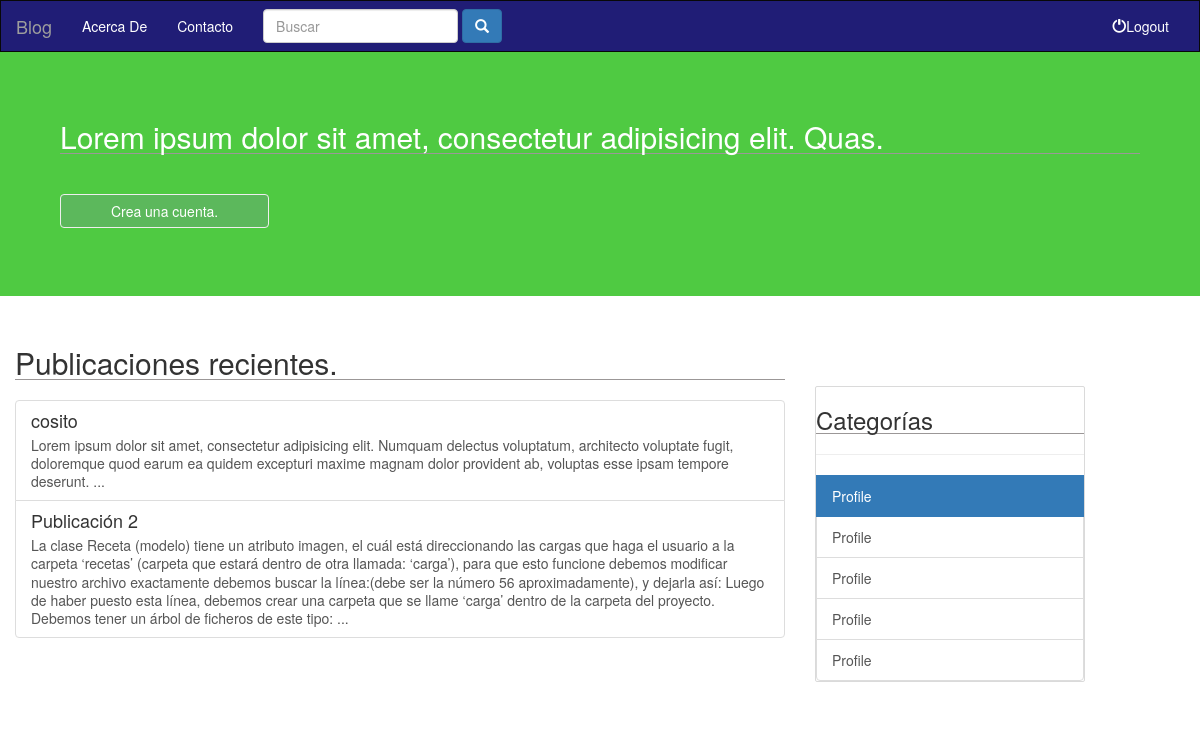
The page / on the database its author committed.
### publicaciones/models.py (models this page shows, shortened)
class Publicacion(models.Model):
    titulo = models.CharField(max_length=450)
    contenido = models.TextField()
    fecha = models.DateField(auto_now=False,auto_now_add=True)
    titulo_formato = models.CharField(max_length=80,null=True)
    class Admin:
        list_display = ('titulo', 'fecha' , 'titulo_formato')
        list_filter = ('titulo', 'fecha')
        ordering = ('-fecha')
        search_fields = ('titulo')

### blog/views.py (the view)
# urls.py: url(r'^$', views.inicio,name='inicio'),
def inicio(request):
    lista_publicaciones = Publicacion.objects.all().order_by('fecha')
    contexto = {
        'lista_publicaciones': lista_publicaciones
    }
    return render(request,'inicio.html',contexto)

### templates/inicio.html (shortened to what this page needs)
{% extends 'base.html' %}
{% block body%}
        <div class="row">
            <div class="jumbotron">
                <h2>Lorem ipsum dolor sit amet, consectetur adipisicing elit. Quas.</h2>
                <br>
                <a href="#" class="btn btn-success"> Crea una cuenta.</a>
                <br>
                <br>
            </div>
        </div>
        <div class="row">
            <section class=" col-xs-12 col-sm-7 col-md-8">
                <h2 class="section-title">Publicaciones recientes.</h2>
                <div class="list-group">
                    {% for publicacion in lista_publicaciones %}
                    <a href="{% url 'publicaciones:detalle' publicacion.titulo_formato %}" class=" list-group-item">
                        <h4 class="list-group-item-heading"> {{publicacion.titulo}} </h4>
                        <p class="list-group-item-text">
                            {{publicacion.contenido|truncatewords:80}}
                            ...
                        </p>
                    </a>
                    {% endfor %}
                </div>
            </section>
            <div class=" col-sm-4 col-md-3 hidden-xs">
                <br>
                <br>
                <br>
                <div class="side-bar list-group">
                    <span><h3>Categorías</h3></span>
                    <hr>
                    <a class="active list-group-item">Profile</a>
                    <a class="list-group-item">Profile</a>
                    <a class="list-group-item">Profile</a>
                    <a class="list-group-item">Profile</a>
                    <a class="list-group-item">Profile</a>
                </div>
            </div>
        </div>
{% endblock %}

### static/css/estilos.css (style rules this page uses)
.container .jumbotron, .container-fluid .jumbotron { border-radius: 0; }
h2,h3,h4.section-title { border-bottom: 1px solid #9b9797; margin-bottom: 20px; }
.row .side-bar { border: 0.5px solid #dadada; border-radius: 2px; }

### templates/inicio.html (style rules this page uses)
.jumbotron { background-color: #4fca42; color:#fff; }
.jumbotron .btn-success { border-color: #eee; padding-left: 50px; padding-right:50px; }

### rows shown on the page
Publicacion: titulo "cosito", contenido "Lorem ipsum dolor sit amet, consectetur adipisicing elit. Numquam delectus voluptatum, architecto voluptate fugit, doloremque quod earum ea quidem excepturi maxime magnam dolor provident ab, voluptas esse ipsam tempore deserunt."
Publicacion: titulo "Publicación 2", contenido "La clase Receta (modelo) tiene un atributo imagen, el cuál está direccionando las cargas que haga el usuario a la carpeta ‘recetas’ (carpeta que estará dentro de otra llamada: ‘carga’), para que esto funcione debemos modificar nuestro archivo exactamente debemos buscar la línea:(debe ser la número 56 aproximadamente), y dejarla así: Luego de haber puesto esta línea, debemos crear una carpeta que se llame ‘carga’ dentro de la carpeta del proyecto. Debemos tener un árbol de ficheros de este tipo:"
